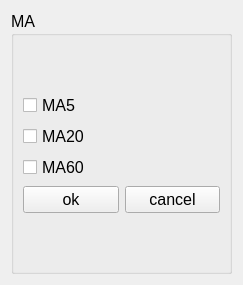
<?xml version="1.0" encoding="UTF-8"?>
<ui version="4.0">
 <class>Form</class>
 <widget class="QWidget" name="Form">
  <property name="geometry">
   <rect>
    <x>0</x>
    <y>0</y>
    <width>243</width>
    <height>285</height>
   </rect>
  </property>
  <property name="windowTitle">
   <string>Form</string>
  </property>
  <layout class="QVBoxLayout" name="verticalLayout_2">
   <item>
    <widget class="QGroupBox" name="groupBox">
     <property name="font">
      <font>
       <pointsize>12</pointsize>
      </font>
     </property>
     <property name="title">
      <string>MA</string>
     </property>
     <layout class="QVBoxLayout" name="verticalLayout_3">
      <item>
       <layout class="QVBoxLayout" name="verticalLayout">
        <item>
         <widget class="QCheckBox" name="checkBox_6">
          <property name="text">
           <string>MA5</string>
          </property>
         </widget>
        </item>
        <item>
         <widget class="QCheckBox" name="checkBox_3">
          <property name="text">
           <string>MA20</string>
          </property>
         </widget>
        </item>
        <item>
         <widget class="QCheckBox" name="checkBox_4">
          <property name="text">
           <string>MA60</string>
          </property>
         </widget>
        </item>
        <item>
         <layout class="QHBoxLayout" name="horizontalLayout">
          <property name="sizeConstraint">
           <enum>QLayout::SetDefaultConstraint</enum>
          </property>
          <item>
           <widget class="QPushButton" name="pushButton">
            <property name="text">
             <string>ok</string>
            </property>
           </widget>
          </item>
          <item>
           <widget class="QPushButton" name="pushButton_2">
            <property name="text">
             <string>cancel</string>
            </property>
           </widget>
          </item>
         </layout>
        </item>
       </layout>
      </item>
     </layout>
    </widget>
   </item>
  </layout>
 </widget>
 <resources/>
 <connections/>
</ui>
